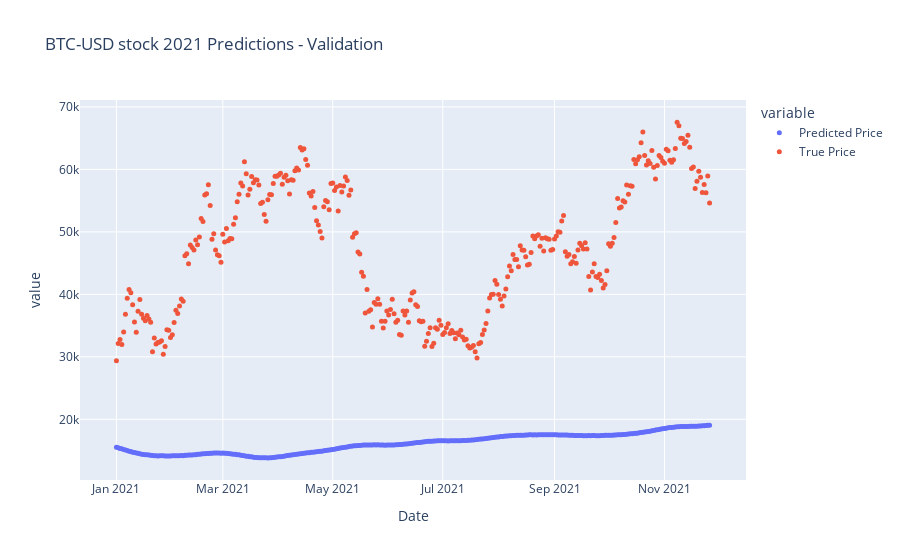

The notebook cell this image was saved under:
### Code cell
# Validating predictions
val = forecast.merge(btc, on='ds', how='right')
val = val[['ds', 'yhat', 'y']]
val.columns = ['Date', 'Predicted Price', 'True Price']
val = val[val.Date.dt.year == 2021]
fig = px.scatter(val, x=val.Date, y=val.columns[1:],
                title='BTC-USD stock 2021 Predictions - Validation')
fig.update_traces(marker_size=5)
fig.show()

### Figure 1 — Plotly figure (JSON) as saved in the notebook; plotly's stock layout.template omitted (floating-point values rounded to 4 significant figures; data arrays with more than 128 entries replaced by an {"elided": "..."} marker saying what was removed)
{"data": [{"hovertemplate": "variable=Predicted Price<br>Date=%{x}<br>value=%{y}<extra></extra>", "legendgroup": "Predicted Price", "marker": {"color": "#636efa", "size": 5, "symbol": "circle"}, "mode": "markers", "name": "Predicted Price", "orientation": "v", "showlegend": true, "type": "scatter", "x": {"elided": "330 str values"}, "xaxis": "x", "y": {"elided": "330 float values"}, "yaxis": "y"}, {"hovertemplate": "variable=True Price<br>Date=%{x}<br>value=%{y}<extra></extra>", "legendgroup": "True Price", "marker": {"color": "#EF553B", "size": 5, "symbol": "circle"}, "mode": "markers", "name": "True Price", "orientation": "v", "showlegend": true, "type": "scatter", "x": {"elided": "330 str values"}, "xaxis": "x", "y": {"elided": "330 float values"}, "yaxis": "y"}], "layout": {"legend": {"title": {"text": "variable"}, "tracegroupgap": 0}, "title": {"text": "BTC-USD stock 2021 Predictions - Validation"}, "xaxis": {"anchor": "y", "domain": [0, 1], "title": {"text": "Date"}}, "yaxis": {"anchor": "x", "domain": [0, 1], "title": {"text": "value"}}}}
